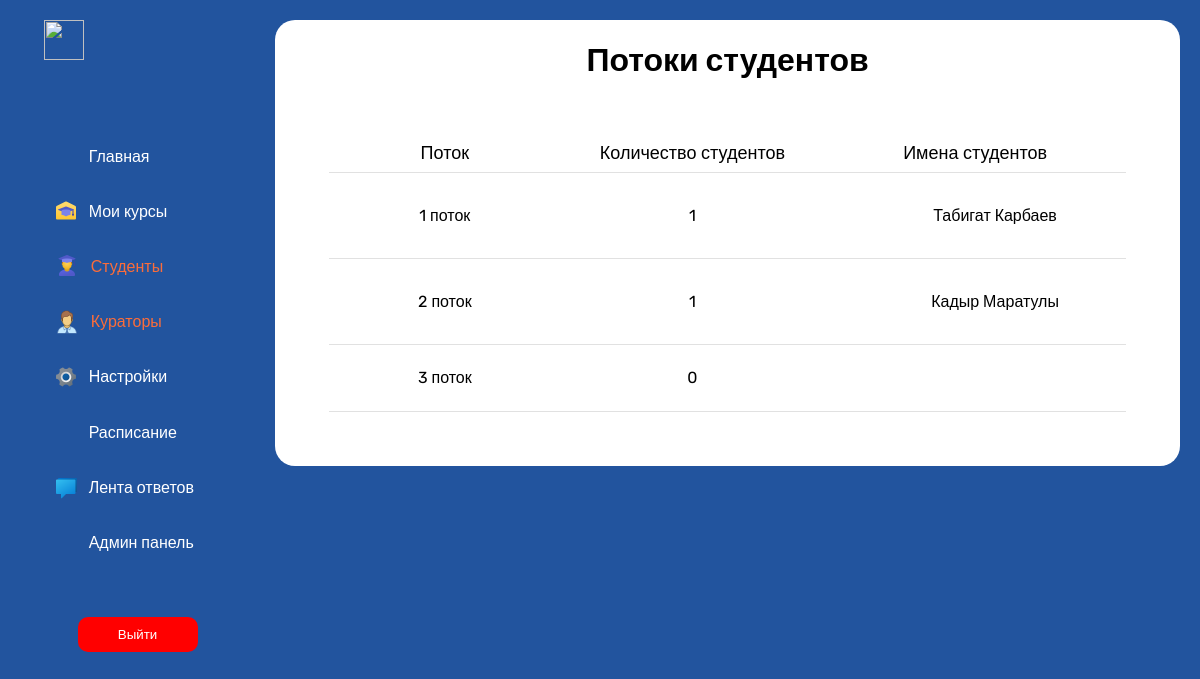
Page /users/administrator/streams/ on the earlier database version.
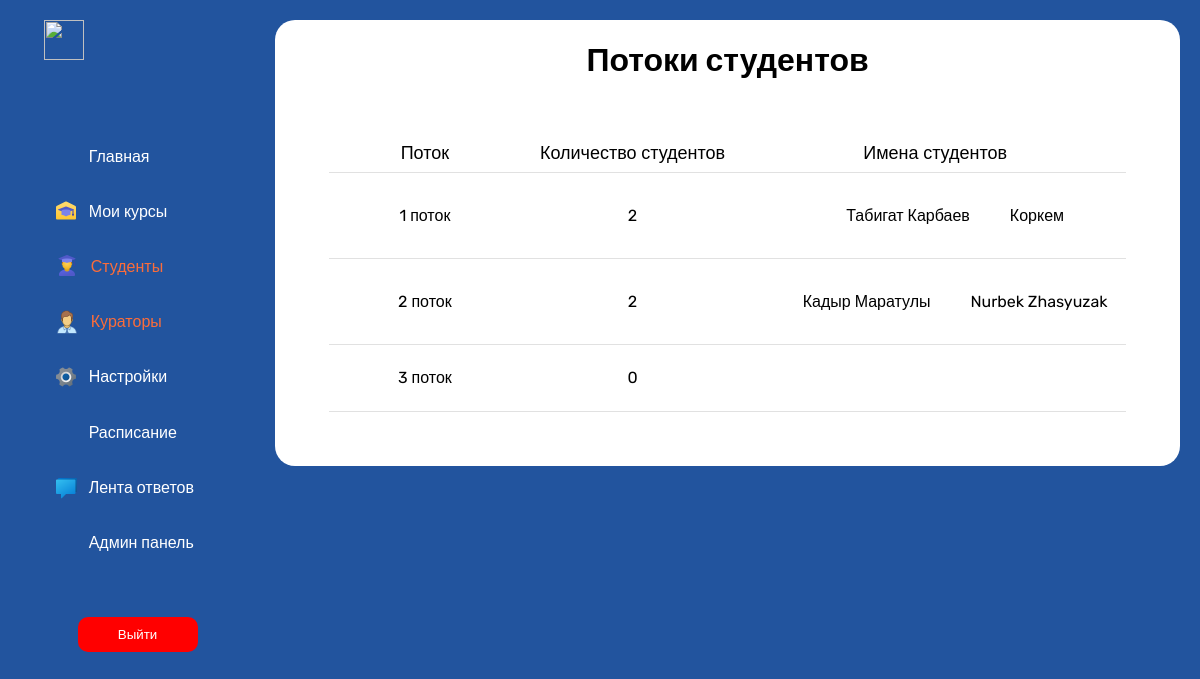
Same page on the later database version.
### users/models.py (models this page shows, shortened)
class Stream(models.Model):
    number = models.PositiveIntegerField()

class User(AbstractUser):
    ROLE_CHOICES = (
        ('student', 'Студент'),
        ('curator', 'Куратор'),
        ('admin', 'Администратор'),
    )
    image = models.ImageField(upload_to='users_images', null=True, blank=True)
    role = models.CharField(max_length=10, choices=ROLE_CHOICES, default='student')
    stream = models.ForeignKey('Stream', on_delete=models.SET_NULL, null=True, blank=True)

### administrator/views.py (the view)
# urls.py: path('streams/', StreamListView.as_view(), name='stream_list'),
class StreamListView(ListView):
    model = Stream
    template_name = 'users/admin/streams.html'
    context_object_name = 'streams'

### users/templates/users/admin/streams.html (shortened to what this page needs)
{% extends 'users/admin/base.html' %}
{% load static %}
    {% block css %}<link rel="stylesheet" type="text/css" href="{% static 'admin/css/student.css' %}" rel="stylesheet">{% endblock %}
    {% block content %}
        <div class="content">
            <div style="text-align: center">
                <h1>Потоки студентов</h1>
                <div style="margin: 6%;" class="container">
                    <table class="stream-table">
                        <thead style="display: revert">
                            <tr>
                                <th>Поток</th>
                                <th>Количество студентов</th>
                                <th>Имена студентов</th>
                            </tr>
                        </thead>
                        <tbody>
                            {% for stream in streams %}
                                <tr>
                                    <td style="text-align: center">{{ stream.number }} поток</td>
                                    <td style="text-align: center">{{ stream.user_set.count }}</td>
                                    <td style="text-align: center">
                                        <ul class="student-list">
                                            {% for student in stream.user_set.all %}
                                                <li class="student-name">{{ student.first_name }} {{ student.last_name }}</li>
                                            {% endfor %}
                                        </ul>
                                    </td>
                                </tr>
                            {% endfor %}
                        </tbody>
                    </table>
                </div>
            </div>
        </div>
    {% endblock %}

Differences in the rows shown:
computed for Stream (number 1 of 3 on the later page): user_set.count "1" → "2"
added User: first_name "Коркем", shown under Stream (number 1 of 3 on the later page)
computed for Stream (number 2 of 3 on the later page): user_set.count "1" → "2"
added User: first_name "Nurbek", last_name "Zhasyuzak", shown under Stream (number 2 of 3 on the later page)
